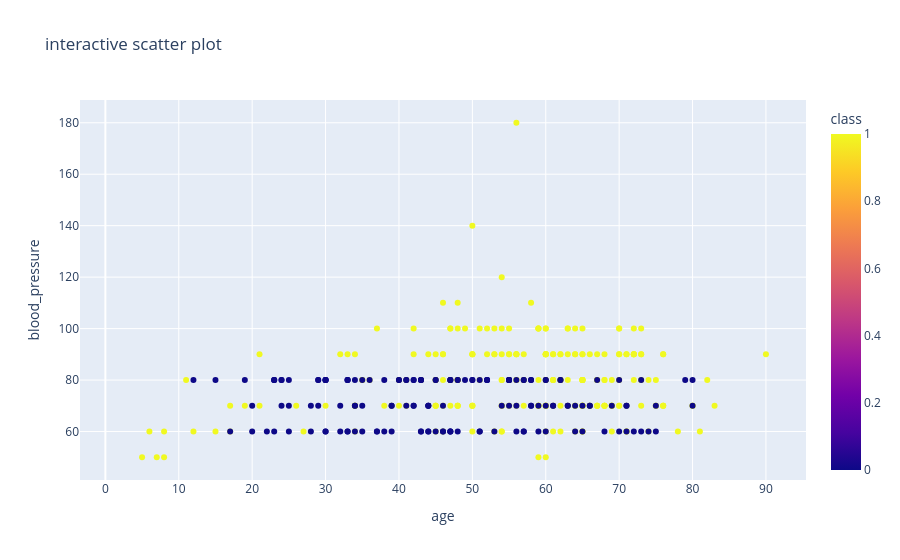

The notebook cell this image was saved under:
### Code cell
fig=px.scatter(df, x='age', y='blood_pressure',color='class',hover_data=['serum_creatinine','hemoglobin'],title='interactive scatter plot')
fig.show()

### Figure 1 — Plotly figure (JSON) as saved in the notebook; plotly's stock layout.template omitted (floating-point values rounded to 4 significant figures; data arrays with more than 128 entries replaced by an {"elided": "..."} marker saying what was removed)
{"data": [{"customdata": {"elided": "400x2 float values"}, "hovertemplate": "age=%{x}<br>blood_pressure=%{y}<br>serum_creatinine=%{customdata[0]}<br>hemoglobin=%{customdata[1]}<br>class=%{marker.color}<extra></extra>", "legendgroup": "", "marker": {"color": {"elided": "400 int values"}, "coloraxis": "coloraxis", "symbol": "circle"}, "mode": "markers", "name": "", "orientation": "v", "showlegend": false, "type": "scatter", "x": {"elided": "400 int values"}, "xaxis": "x", "y": {"elided": "400 int values"}, "yaxis": "y"}], "layout": {"coloraxis": {"colorbar": {"title": {"text": "class"}}, "colorscale": [[0, "#0d0887"], [0.1111, "#46039f"], [0.2222, "#7201a8"], [0.3333, "#9c179e"], [0.4444, "#bd3786"], [0.5556, "#d8576b"], [0.6667, "#ed7953"], [0.7778, "#fb9f3a"], [0.8889, "#fdca26"], [1, "#f0f921"]]}, "legend": {"tracegroupgap": 0}, "title": {"text": "interactive scatter plot"}, "xaxis": {"anchor": "y", "domain": [0, 1], "title": {"text": "age"}}, "yaxis": {"anchor": "x", "domain": [0, 1], "title": {"text": "blood_pressure"}}}}
